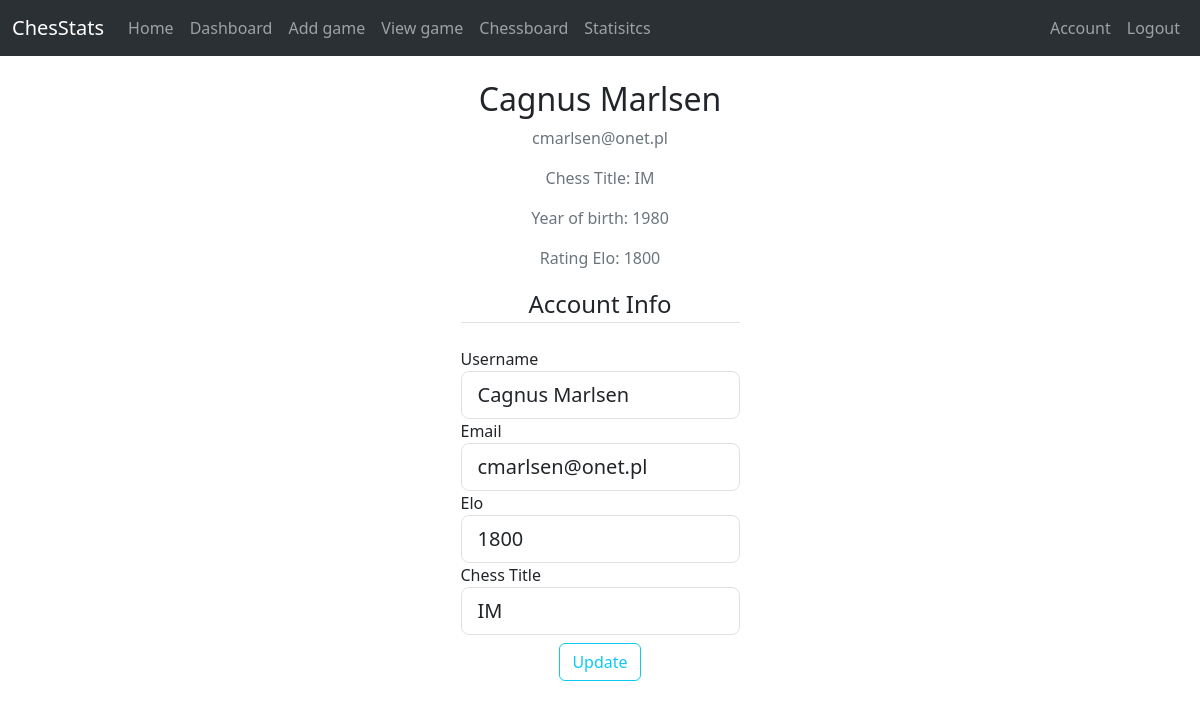
Page /account (signed in) on the committed database.
### tables this page shows
CREATE TABLE user
          (id INTEGER PRIMARY KEY AUTOINCREMENT,
          username TEXT,
          email TEXT,
          password TEXT,
          year_of_birth INTEGER,
          elo INTEGER,
          title TEXT);

### application/routes.py (the view)
@app.route("/account", methods=['GET', 'POST'])
@login_required
def account():
    form = UpdateAccountForm()
    if form.validate_on_submit():
        conn = sqlite3.connect('instance/chessdb.db')
        curs = conn.cursor()
        curs.execute(f'''UPDATE game
        SET player = "{form.username.data}"
        WHERE player = "{current_user.username}"
        ''')
        curs.execute(f'''UPDATE user
        SET username = "{form.username.data}", email = "{form.email.data}",
        elo = "{form.elo.data}", title = "{form.title.data}"
        WHERE id = "{current_user.get_id()}"''')
        conn.commit()
        conn.close()
        flash('Your account has been updated!', 'success')
        return redirect(url_for('account'))
    elif request.method == 'GET':
        form.username.data = current_user.username
        form.email.data = current_user.email
        form.elo.data = current_user.elo
        form.title.data = current_user.title
    return render_template('account.html', title='Account', form=form)

### application/forms.py (shortened to what this page needs)
class UpdateAccountForm(FlaskForm):
    username = StringField('Username',
                        validators=[DataRequired(), Length(min=2, max=20)])
    email = StringField('Email',
                        validators=[DataRequired(), Email()])
    elo = IntegerField('Elo',
                        validators=[NumberRange(1000,4000)])
    title = SelectField(u'Chess Title',
    choices=[('None'), ('WCM'), ('WFM'), ('WIM'), ('WGM'), ('CM'), ('FM'), ('IM'), ('GM')],
    validators=[DataRequired()])
    submit = SubmitField('Update')

### application/models.py (called while the page is built)
@login_manager.user_loader
def load_user(user_id):
     conn = sqlite3.connect("instance/chessdb.db")
     curs = conn.cursor()
     curs.execute("SELECT * from user where id = (?)", [user_id])
     query = curs.fetchone()
     conn.commit()
     conn.close()
     if query:
          return User(username=query[1], email=query[2], password=query[3], year_of_birth=query[4], elo=query[5], title=query[6])
     else:
          return None

### application/templates/account.html (shortened to what this page needs)
{% extends "layout.html" %}
{% block content %}
    <div class="content-section mt-4">
        <div class="d-flex justify-content-center">
            <div class="media-body">
            <h2 class="account-heading text-center">{{ current_user.username }}</h2>
            <p class="text-secondary text-center">{{ current_user.email }}</p>
            <p class="text-secondary text-center"> Chess Title: {{ current_user.title }}</p>
            <p class="text-secondary text-center"> Year of birth: {{ current_user.year_of_birth }}</p>
            <p class="text-secondary text-center"> Rating Elo: {{ current_user.elo }}</p>
            </div>
        </div>
    </div>
    <div class="content-section">
        <div class="d-flex justify-content-center">
            <form class="col-md-3" method="POST" action="">
                <fieldset class="form-group">
                    <legend class="border-bottom mb-4 text-center">Account Info</legend>
                    <div class="form-group">
                        {{ form.username.label(class="form-control-label") }}
                        {% if form.username.errors %}
                            {{ form.username(class="form-control form-control-lg is-invalid") }}
                            <div class="invalid-feedback">
                                {% for error in form.username.errors %}
                                    <span>{{ error }}</span>
                                {% endfor %}
                            </div>
                        {% else %}
                            {{ form.username(class="form-control form-control-lg") }}
                        {% endif %}
                    </div>
                    <div class="form-group">
                        {{ form.email.label(class="form-control-label") }}
                        {% if form.email.errors %}
                            {{ form.email(class="form-control form-control-lg is-invalid") }}
                            <div class="invalid-feedback">
                                {% for error in form.email.errors %}
                                    <span>{{ error }}</span>
                                {% endfor %}
                            </div>
                        {% else %}
                            {{ form.email(class="form-control form-control-lg") }}
                        {% endif %}
                    </div>
                    <div class="form-group">
                        {{ form.elo.label(class="form-control-label") }}
                        {% if form.elo.errors %}
                            {{ form.elo(class="form-control form-control-lg is-invalid") }}
                            <div class="invalid-feedback">
                                {% for error in form.elo.errors %}
                                    <span>{{ error }}</span>
                                {% endfor %}
                            </div>
                        {% else %}
                            {{ form.elo(class="form-control form-control-lg") }}
                        {% endif %}
                    </div>
                    <div class="form-group">
                        {{ form.title.label(class="form-control-label") }}
                        {% if form.title.errors %}
                            {{ form.title(class="form-control form-control-lg is-invalid") }}
                            <div class="invalid-feedback">
                                {% for error in form.title.errors %}
                                    <span>{{ error }}</span>
                                {% endfor %}
                            </div>
                        {% else %}
                            {{ form.title(class="form-control form-control-lg") }}
                        {% endif %}
                    </div>
                </fieldset>
                <div class="d-flex justify-content-center mt-2">
                    <div class="form-group">
                        {{ form.submit(class="btn btn-outline-info") }}
                    </div>
                </div>
            </form>
        </div>
    </div>
{% endblock content %}

### rows in the picture
user: username "Cagnus Marlsen", email "cmarlsen@onet.pl", title "IM", year_of_birth "1980", elo "1800"
